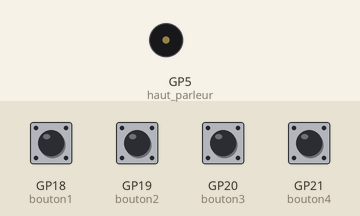
This program was run on a simulated Raspberry Pi Pico running MicroPython. Shown: buzzer (waves = sounding). Inputs (shaded band) come from the test bench; at power-on: GP18 (bouton1), GP19 (bouton2), GP20 (bouton3), GP21 (bouton4) HIGH.

Above: at 1.2 s.
1.3 s: GP18 (bouton1) pulled LOW for 0.15 s
At 2.1 s:
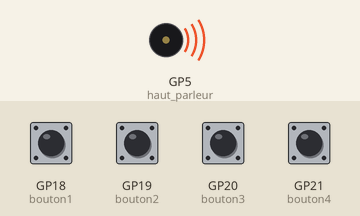
3.8 s: GP20 (bouton3) pulled LOW for 0.15 s
At 6.73 s:
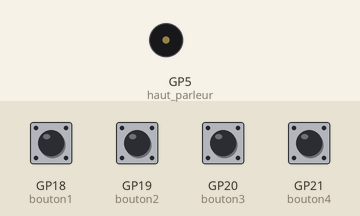
6.9 s: GP20 (bouton3) pulled LOW for 1 s
At 7.7 s:
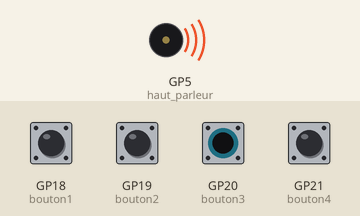
Timing chart, 0 to 11.1 s (numbered marks = the images above; inputs shaded):
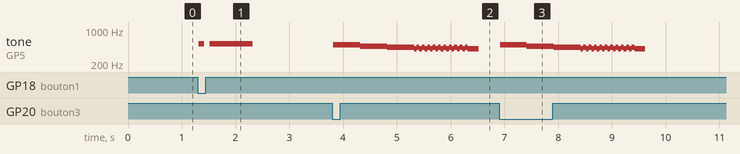

The program:

sound_effects.py
```python
from picozero import Speaker, Button
from time import sleep

# Indique à quelles broches les composants sont reliés sur le Pico
haut_parleur = Speaker(5)
bouton1 = Button(18)
bouton2 = Button(19)
bouton3 = Button(20)
bouton4 = Button(21)

# Une série de fonctions qui créent des tonalités gênantes
def tada(): # Ta-Daaa!
    haut_parleur.play(523, 0.1)
    sleep(0.1)
    haut_parleur.play(523, 0.8)

def gazouiller(): # Série de gazouillis aigus
    for _ in range(2):
        for i in range(5000, 2999, -100):
            haut_parleur.play(i, 0.02)
        sleep(0.2)

def gagner(): # Tonalités montantes
    for i in range(2000, 5000, 100):
        haut_parleur.play(i, 0.05)

def perdre(): # wah-wah-wah-waaaaahhhh
    haut_parleur.play(494, 0.5)
    haut_parleur.play(466, 0.5)
    haut_parleur.play(440, 0.5)
    for i in range(10):
        haut_parleur.play(415, 0.05)
        haut_parleur.play(440, 0.05)
    haut_parleur.play(415, 0.2)

def stop(): # Pas de son ni de lumière

    led.off()

bouton1.when_pressed = tada
bouton2.when_pressed = gazouiller
bouton3.when_pressed = perdre
bouton4.when_pressed = gagner

try:
    while True:
        sleep(0.1)
finally:
    stop()
```

Measured:
- after the input at 1.3 s, tone on GP5 (haut_parleur): silent → 523 Hz at once, → silent 0.10 s later, → 523 Hz 0.10 s later, → silent 0.80 s later
- after the input at 3.8 s, tone on GP5 (haut_parleur): plays 494 Hz for 0.50 s, 466 Hz for 0.50 s, 440 Hz for 0.50 s, 415 Hz for 0.05 s, 440 Hz for 0.05 s, 415 Hz for 0.05 s … (24 notes in this stretch), starting at once
- after the input at 6.9 s, tone on GP5 (haut_parleur): plays 494 Hz for 0.50 s, 466 Hz for 0.50 s, 440 Hz for 0.50 s, 415 Hz for 0.05 s, 440 Hz for 0.05 s, 415 Hz for 0.05 s … (24 notes in this stretch), starting at once
